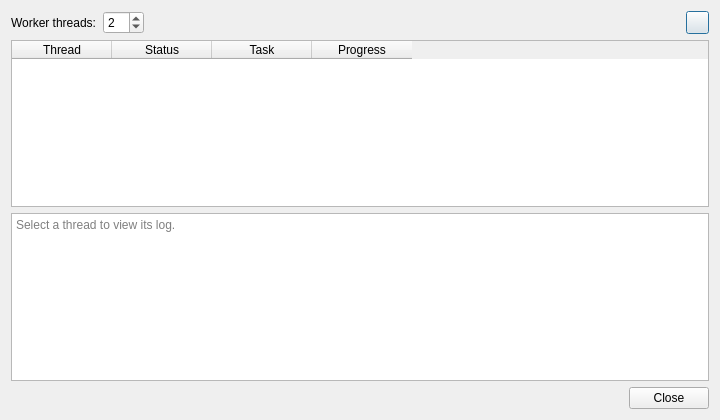
<?xml version="1.0" encoding="UTF-8"?>
<ui version="4.0">
 <class>ThreadDisplayDialog</class>
 <widget class="QDialog" name="ThreadDisplayDialog">
  <property name="geometry">
   <rect>
    <x>0</x>
    <y>0</y>
    <width>720</width>
    <height>420</height>
   </rect>
  </property>
  <property name="windowTitle">
   <string>Plugin Tasks</string>
  </property>
  <layout class="QVBoxLayout" name="verticalLayout">
   <item>
    <layout class="QHBoxLayout" name="horizontalLayout_threads">
     <item>
      <widget class="QLabel" name="label_threadCount">
       <property name="text">
        <string>Worker threads:</string>
       </property>
      </widget>
     </item>
     <item>
      <widget class="QSpinBox" name="spinBox_threadCount">
       <property name="minimum">
        <number>1</number>
       </property>
       <property name="maximum">
        <number>32</number>
       </property>
       <property name="value">
        <number>2</number>
       </property>
      </widget>
     </item>
     <item>
      <spacer name="horizontalSpacer">
       <property name="orientation">
        <enum>Qt::Horizontal</enum>
       </property>
       <property name="sizeHint" stdset="0">
        <size>
         <width>40</width>
         <height>20</height>
        </size>
       </property>
      </spacer>
     </item>
     <item>
      <widget class="QPushButton" name="pushButton_addNThreads">
       <property name="minimumSize">
        <size>
         <width>23</width>
         <height>23</height>
        </size>
       </property>
       <property name="maximumSize">
        <size>
         <width>23</width>
         <height>16777215</height>
        </size>
       </property>
       <property name="toolTip">
        <string>Execute All Morphology</string>
       </property>
       <property name="autoFillBackground">
        <bool>false</bool>
       </property>
       <property name="styleSheet">
        <string notr="true">    QPushButton {
        text-align: left;
    }</string>
       </property>
       <property name="text">
        <string/>
       </property>
       <property name="icon">
        <iconset resource="resources.qrc">
         <normaloff>:/plugins/pymhm/Resources/run.png</normaloff>:/plugins/pymhm/Resources/run.png</iconset>
       </property>
      </widget>
     </item>
    </layout>
   </item>
   <item>
    <widget class="QTableWidget" name="tableWidget_threads">
     <property name="editTriggers">
      <set>QAbstractItemView::NoEditTriggers</set>
     </property>
     <property name="selectionBehavior">
      <enum>QAbstractItemView::SelectRows</enum>
     </property>
     <column>
      <property name="text">
       <string>Thread</string>
      </property>
     </column>
     <column>
      <property name="text">
       <string>Status</string>
      </property>
     </column>
     <column>
      <property name="text">
       <string>Task</string>
      </property>
     </column>
     <column>
      <property name="text">
       <string>Progress</string>
      </property>
     </column>
    </widget>
   </item>
   <item>
    <widget class="QPlainTextEdit" name="plainTextEdit_threadLog">
     <property name="readOnly">
      <bool>true</bool>
     </property>
     <property name="placeholderText">
      <string>Select a thread to view its log.</string>
     </property>
    </widget>
   </item>
   <item>
    <widget class="QDialogButtonBox" name="buttons">
     <property name="standardButtons">
      <set>QDialogButtonBox::Close</set>
     </property>
    </widget>
   </item>
  </layout>
 </widget>
 <resources>
  <include location="resources.qrc"/>
 </resources>
 <connections>
  <connection>
   <sender>buttons</sender>
   <signal>rejected()</signal>
   <receiver>ThreadDisplayDialog</receiver>
   <slot>reject()</slot>
   <hints>
    <hint type="sourcelabel">
     <x>20</x>
     <y>20</y>
    </hint>
    <hint type="destinationlabel">
     <x>20</x>
     <y>20</y>
    </hint>
   </hints>
  </connection>
 </connections>
</ui>
